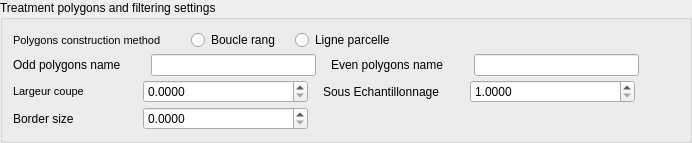
    <widget class="QgsCollapsibleGroupBox" name="mGroupBox_2">
     <property name="sizePolicy">
      <sizepolicy hsizetype="MinimumExpanding" vsizetype="Fixed">
       <horstretch>0</horstretch>
       <verstretch>0</verstretch>
      </sizepolicy>
     </property>
     <property name="minimumSize">
      <size>
       <width>0</width>
       <height>0</height>
      </size>
     </property>
     <property name="maximumSize">
      <size>
       <width>16777215</width>
       <height>16777215</height>
      </size>
     </property>
     <property name="title">
      <string>Treatment polygons and filtering settings</string>
     </property>
     <layout class="QVBoxLayout" name="verticalLayout_2">
      <property name="spacing">
       <number>5</number>
      </property>
      <property name="leftMargin">
       <number>10</number>
      </property>
      <property name="topMargin">
       <number>10</number>
      </property>
      <property name="rightMargin">
       <number>10</number>
      </property>
      <property name="bottomMargin">
       <number>10</number>
      </property>
      <item>
       <layout class="QVBoxLayout" name="verticalLayout_5">
        <property name="spacing">
         <number>4</number>
        </property>
        <item>
         <layout class="QHBoxLayout" name="horizontalLayout_24">
          <property name="spacing">
           <number>0</number>
          </property>
          <item>
           <widget class="QLabel" name="methodLabel">
            <property name="sizePolicy">
             <sizepolicy hsizetype="Preferred" vsizetype="Preferred">
              <horstretch>0</horstretch>
              <verstretch>0</verstretch>
             </sizepolicy>
            </property>
            <property name="minimumSize">
             <size>
              <width>100</width>
              <height>0</height>
             </size>
            </property>
            <property name="font">
             <font>
              <family>MS Shell Dlg 2</family>
              <pointsize>8</pointsize>
              <weight>50</weight>
              <italic>false</italic>
              <bold>false</bold>
             </font>
            </property>
            <property name="styleSheet">
             <string notr="true">font: 8pt &quot;MS Shell Dlg 2&quot;</string>
            </property>
            <property name="text">
             <string>Polygons construction method</string>
            </property>
           </widget>
          </item>
          <item>
           <spacer name="horizontalSpacer_38">
            <property name="orientation">
             <enum>Qt::Horizontal</enum>
            </property>
            <property name="sizeType">
             <enum>QSizePolicy::Fixed</enum>
            </property>
            <property name="sizeHint" stdset="0">
             <size>
              <width>30</width>
              <height>20</height>
             </size>
            </property>
           </spacer>
          </item>
          <item>
           <widget class="QRadioButton" name="boucleRadioButton">
            <property name="text">
             <string>Boucle rang</string>
            </property>
           </widget>
          </item>
          <item>
           <spacer name="horizontalSpacer_40">
            <property name="orientation">
             <enum>Qt::Horizontal</enum>
            </property>
            <property name="sizeType">
             <enum>QSizePolicy::Fixed</enum>
            </property>
            <property name="sizeHint" stdset="0">
             <size>
              <width>15</width>
              <height>20</height>
             </size>
            </property>
           </spacer>
          </item>
          <item>
           <widget class="QRadioButton" name="ligneRadioButton">
            <property name="text">
             <string>Ligne parcelle</string>
            </property>
           </widget>
          </item>
          <item>
           <spacer name="horizontalSpacer_43">
            <property name="orientation">
             <enum>Qt::Horizontal</enum>
            </property>
            <property name="sizeHint" stdset="0">
             <size>
              <width>40</width>
              <height>20</height>
             </size>
            </property>
           </spacer>
          </item>
         </layout>
        </item>
        <item>
         <layout class="QHBoxLayout" name="horizontalLayout_14">
          <property name="spacing">
           <number>0</number>
          </property>
          <item>
           <widget class="QLabel" name="oddPolygonsLabel">
            <property name="minimumSize">
             <size>
              <width>100</width>
              <height>0</height>
             </size>
            </property>
            <property name="styleSheet">
             <string notr="true">font: 8pt &quot;MS Shell Dlg 2&quot;;</string>
            </property>
            <property name="text">
             <string>Odd polygons name</string>
            </property>
           </widget>
          </item>
          <item>
           <spacer name="horizontalSpacer_11">
            <property name="orientation">
             <enum>Qt::Horizontal</enum>
            </property>
            <property name="sizeType">
             <enum>QSizePolicy::Fixed</enum>
            </property>
            <property name="sizeHint" stdset="0">
             <size>
              <width>30</width>
              <height>20</height>
             </size>
            </property>
           </spacer>
          </item>
          <item>
           <widget class="QLineEdit" name="oddPolygonsNameLineEdit">
            <property name="sizePolicy">
             <sizepolicy hsizetype="Minimum" vsizetype="Fixed">
              <horstretch>0</horstretch>
              <verstretch>0</verstretch>
             </sizepolicy>
            </property>
            <property name="minimumSize">
             <size>
              <width>165</width>
              <height>18</height>
             </size>
            </property>
            <property name="styleSheet">
             <string notr="true">font: 8pt &quot;MS Shell Dlg 2&quot;;</string>
            </property>
           </widget>
          </item>
          <item>
           <spacer name="horizontalSpacer_22">
            <property name="orientation">
             <enum>Qt::Horizontal</enum>
            </property>
            <property name="sizeType">
             <enum>QSizePolicy::Fixed</enum>
            </property>
            <property name="sizeHint" stdset="0">
             <size>
              <width>15</width>
              <height>20</height>
             </size>
            </property>
           </spacer>
          </item>
          <item>
           <widget class="QLabel" name="evenPolygonsLabel">
            <property name="minimumSize">
             <size>
              <width>100</width>
              <height>0</height>
             </size>
            </property>
            <property name="styleSheet">
             <string notr="true">font: 8pt &quot;MS Shell Dlg 2&quot;;</string>
            </property>
            <property name="text">
             <string>Even polygons name</string>
            </property>
           </widget>
          </item>
          <item>
           <spacer name="horizontalSpacer_23">
            <property name="orientation">
             <enum>Qt::Horizontal</enum>
            </property>
            <property name="sizeType">
             <enum>QSizePolicy::Fixed</enum>
            </property>
            <property name="sizeHint" stdset="0">
             <size>
              <width>30</width>
              <height>20</height>
             </size>
            </property>
           </spacer>
          </item>
          <item>
           <widget class="QLineEdit" name="evenPolygonsNameLineEdit">
            <property name="sizePolicy">
             <sizepolicy hsizetype="Minimum" vsizetype="Fixed">
              <horstretch>0</horstretch>
              <verstretch>0</verstretch>
             </sizepolicy>
            </property>
            <property name="minimumSize">
             <size>
              <width>165</width>
              <height>18</height>
             </size>
            </property>
            <property name="styleSheet">
             <string notr="true">font: 8pt &quot;MS Shell Dlg 2&quot;;</string>
            </property>
           </widget>
          </item>
          <item>
           <spacer name="horizontalSpacer_12">
            <property name="orientation">
             <enum>Qt::Horizontal</enum>
            </property>
            <property name="sizeHint" stdset="0">
             <size>
              <width>40</width>
              <height>20</height>
             </size>
            </property>
           </spacer>
          </item>
         </layout>
        </item>
        <item>
         <layout class="QHBoxLayout" name="horizontalLayout_12">
          <property name="spacing">
           <number>0</number>
          </property>
          <item>
           <widget class="QLabel" name="sortingLabel_6">
            <property name="sizePolicy">
             <sizepolicy hsizetype="Preferred" vsizetype="Preferred">
              <horstretch>0</horstretch>
              <verstretch>0</verstretch>
             </sizepolicy>
            </property>
            <property name="minimumSize">
             <size>
              <width>100</width>
              <height>0</height>
             </size>
            </property>
            <property name="font">
             <font>
              <family>MS Shell Dlg 2</family>
              <pointsize>8</pointsize>
              <weight>50</weight>
              <italic>false</italic>
              <bold>false</bold>
             </font>
            </property>
            <property name="styleSheet">
             <string notr="true">font: 8pt &quot;MS Shell Dlg 2&quot;</string>
            </property>
            <property name="text">
             <string>Largeur coupe</string>
            </property>
           </widget>
          </item>
          <item>
           <spacer name="horizontalSpacer_13">
            <property name="orientation">
             <enum>Qt::Horizontal</enum>
            </property>
            <property name="sizeType">
             <enum>QSizePolicy::Fixed</enum>
            </property>
            <property name="sizeHint" stdset="0">
             <size>
              <width>30</width>
              <height>20</height>
             </size>
            </property>
           </spacer>
          </item>
          <item>
           <widget class="QDoubleSpinBox" name="largeurCoupeSpinBox">
            <property name="minimumSize">
             <size>
              <width>165</width>
              <height>18</height>
             </size>
            </property>
            <property name="styleSheet">
             <string notr="true">font: 8pt &quot;MS Shell Dlg 2&quot;</string>
            </property>
            <property name="decimals">
             <number>4</number>
            </property>
           </widget>
          </item>
          <item>
           <spacer name="horizontalSpacer_24">
            <property name="orientation">
             <enum>Qt::Horizontal</enum>
            </property>
            <property name="sizeType">
             <enum>QSizePolicy::Fixed</enum>
            </property>
            <property name="sizeHint" stdset="0">
             <size>
              <width>15</width>
              <height>20</height>
             </size>
            </property>
           </spacer>
          </item>
          <item>
           <widget class="QLabel" name="label_3">
            <property name="sizePolicy">
             <sizepolicy hsizetype="Preferred" vsizetype="Preferred">
              <horstretch>0</horstretch>
              <verstretch>0</verstretch>
             </sizepolicy>
            </property>
            <property name="minimumSize">
             <size>
              <width>100</width>
              <height>0</height>
             </size>
            </property>
            <property name="styleSheet">
             <string notr="true">font: 8pt &quot;MS Shell Dlg 2&quot;</string>
            </property>
            <property name="text">
             <string>Sous Echantillonnage</string>
            </property>
           </widget>
          </item>
          <item>
           <spacer name="horizontalSpacer_21">
            <property name="orientation">
             <enum>Qt::Horizontal</enum>
            </property>
            <property name="sizeType">
             <enum>QSizePolicy::Fixed</enum>
            </property>
            <property name="sizeHint" stdset="0">
             <size>
              <width>30</width>
              <height>20</height>
             </size>
            </property>
           </spacer>
          </item>
          <item>
           <widget class="QDoubleSpinBox" name="sousEchantillonnageSpinBox">
            <property name="minimumSize">
             <size>
              <width>165</width>
              <height>18</height>
             </size>
            </property>
            <property name="styleSheet">
             <string notr="true">font: 8pt &quot;MS Shell Dlg 2&quot;</string>
            </property>
            <property name="decimals">
             <number>4</number>
            </property>
            <property name="minimum">
             <double>1.000000000000000</double>
            </property>
           </widget>
          </item>
          <item>
           <spacer name="horizontalSpacer_14">
            <property name="orientation">
             <enum>Qt::Horizontal</enum>
            </property>
            <property name="sizeHint" stdset="0">
             <size>
              <width>40</width>
              <height>20</height>
             </size>
            </property>
           </spacer>
          </item>
         </layout>
        </item>
        <item>
         <layout class="QHBoxLayout" name="horizontalLayout">
          <property name="spacing">
           <number>0</number>
          </property>
          <item>
           <widget class="QLabel" name="evenPolygonsLabel_2">
            <property name="minimumSize">
             <size>
              <width>100</width>
              <height>0</height>
             </size>
            </property>
            <property name="styleSheet">
             <string notr="true">font: 8pt &quot;MS Shell Dlg 2&quot;;</string>
            </property>
            <property name="text">
             <string>Border size</string>
            </property>
           </widget>
          </item>
          <item>
           <spacer name="horizontalSpacer_31">
            <property name="orientation">
             <enum>Qt::Horizontal</enum>
            </property>
            <property name="sizeType">
             <enum>QSizePolicy::Fixed</enum>
            </property>
            <property name="sizeHint" stdset="0">
             <size>
              <width>30</width>
              <height>20</height>
             </size>
            </property>
           </spacer>
          </item>
          <item>
           <widget class="QDoubleSpinBox" name="sizeBorderSpinBox">
            <property name="minimumSize">
             <size>
              <width>165</width>
              <height>18</height>
             </size>
            </property>
            <property name="styleSheet">
             <string notr="true">font: 8pt &quot;MS Shell Dlg 2&quot;</string>
            </property>
            <property name="decimals">
             <number>4</number>
            </property>
            <property name="minimum">
             <double>0.000000000000000</double>
            </property>
            <property name="maximum">
             <double>1000.000000000000000</double>
            </property>
            <property name="value">
             <double>0.000000000000000</double>
            </property>
           </widget>
          </item>
          <item>
           <spacer name="horizontalSpacer_32">
            <property name="orientation">
             <enum>Qt::Horizontal</enum>
            </property>
            <property name="sizeHint" stdset="0">
             <size>
              <width>40</width>
              <height>20</height>
             </size>
            </property>
           </spacer>
          </item>
         </layout>
        </item>
       </layout>
      </item>
     </layout>
    </widget>
